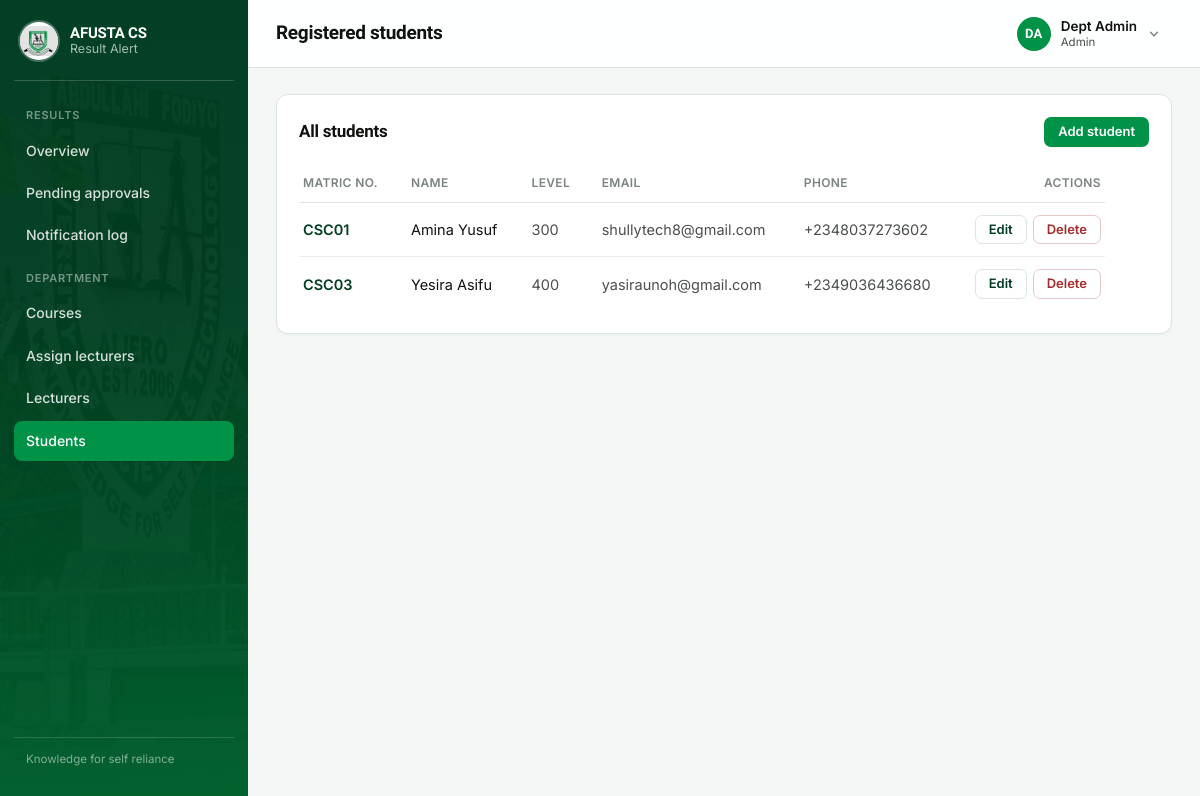
Screenshot of /admin-portal/students/ (signed in) with the database file from the repository.
### accounts/models.py (models this page shows, shortened)
class User(AbstractUser):
    class Role(models.TextChoices):
        STUDENT = 'student', 'Student'
        LECTURER = 'lecturer', 'Lecturer'
        ADMIN = 'admin', 'Admin'
    role = models.CharField(max_length=10, choices=Role.choices)
    phone = models.CharField(
        max_length=20,
        help_text='Include country code where possible, e.g. +2348012345678',
    )
    @property
    def initials(self):
        letters = ''.join(part[0] for part in (self.first_name, self.last_name) if part)
        return (letters or self.username[:2]).upper()

class StudentProfile(models.Model):
    LEVELS = [('100', '100 Level'), ('200', '200 Level'), ('300', '300 Level'), ('400', '400 Level')]
    user = models.OneToOneField(User, on_delete=models.CASCADE, related_name='student_profile')
    matric_no = models.CharField(max_length=30, unique=True)
    level = models.CharField(max_length=3, choices=LEVELS, default='100')

### academics/views.py (the view)
# urls.py: path('admin-portal/students/', views.manage_students, name='manage_students'),
@role_required('admin')
def manage_students(request):
    students = User.objects.filter(role=User.Role.STUDENT).select_related('student_profile')
    return render(request, 'academics/manage_students.html', {'students': students})

### templates/academics/manage_students.html (shortened to what this page needs)
{% extends 'base_app.html' %}
{% block page_title %}Registered students{% endblock %}
{% block sidenav %}{% include 'academics/_admin_nav.html' with active='students' %}{% endblock %}
{% block content %}
<div class="card">
  <div class="section-title">
    <h2 style="font-size:17px;">All students</h2>
    <a class="btn btn-primary btn-sm" href="{% url 'academics:add_student' %}">Add student</a>
  </div>
  {% if students %}
    <div class="table-wrap">
      <table class="data">
        <thead>
          <tr>
            <th>Matric no.</th><th>Name</th><th>Level</th><th>Email</th><th>Phone</th>
            <th class="col-actions">Actions</th>
          </tr>
        </thead>
        <tbody>
          {% for s in students %}
          <tr>
            <td class="col-id">{{ s.student_profile.matric_no }}</td>
            <td>{{ s.get_full_name }}</td>
            <td class="col-muted">{{ s.student_profile.level }}</td>
            <td class="col-muted">{{ s.email }}</td>
            <td class="col-muted col-nowrap">{{ s.phone }}</td>
            <td class="col-actions">
              <span class="row-actions">
                <a class="btn btn-outline btn-sm" href="{% url 'academics:edit_student' s.pk %}">Edit</a>
                <a class="btn btn-danger btn-sm" href="{% url 'academics:delete_student' s.pk %}">Delete</a>
              </span>
            </td>
          </tr>
          {% endfor %}
        </tbody>
      </table>
    </div>
  {% else %}
    <div class="empty">
      <strong>No students yet</strong>
      Students can register themselves from the home page, or add one here.
    </div>
  {% endif %}
</div>
{% endblock %}

### templates/base_app.html (shortened to what this page needs)
{% load static %}<!DOCTYPE html>
<html lang="en">
<head>
  <link rel="stylesheet" href="{% static 'css/main.css' %}">
</head>
<body>
  <div class="app-shell">
    <aside class="sidebar">
      <a class="brand" href="{% url 'home' %}">
        <img src="{% static 'images/logo.jpg' %}" alt="AFUSTA crest">
        <span class="brand-text">
          <span class="brand-word">AFUSTA CS</span>
          <span class="brand-sub">Result Alert</span>
        </span>
      </a>
      <nav aria-label="Main">
        {% block sidenav %}{% include '_sidenav.html' %}{% endblock %}
      </nav>
      <div class="spacer"></div>
      <p class="sidebar-foot">Knowledge for self reliance</p>
    </aside>
    <div class="main">
      <header class="topbar">
        <h1>{% block page_title %}Dashboard{% endblock %}</h1>
        <div class="user-menu" data-user-menu>
          <button type="button" class="user-menu-btn" data-user-menu-button
                  aria-expanded="false" aria-haspopup="true">
            <span class="avatar" aria-hidden="true">{{ request.user.initials }}</span>
            <span class="user-menu-id">
              <span class="user-menu-name">{{ request.user.get_full_name|default:request.user.username }}</span>
              <span class="user-menu-role">{{ request.user.get_role_display }}</span>
            </span>
            <svg class="user-menu-caret" width="14" height="14" viewBox="0 0 24 24" fill="none"
                 stroke="currentColor" stroke-width="2.5" stroke-linecap="round" stroke-linejoin="round"
                 aria-hidden="true"><polyline points="6 9 12 15 18 9"></polyline></svg>
          </button>
        </div>
      </header>
      <main class="content">
        {% block content %}{% endblock %}
      </main>
    </div>
  </div>
</body>
</html>

### rows the page displays
User: user.initials "DA", user.get_full_name "Dept Admin", user.role "Admin"
User: student_profile.matric_no "CSC01", get_full_name "Amina Yusuf", student_profile.level "300", email "shullytech8@gmail.com", phone "+2348037273602"
User: student_profile.matric_no "CSC03", get_full_name "Yesira Asifu", student_profile.level "400", email "yasiraunoh@gmail.com", phone "+2349036436680"
